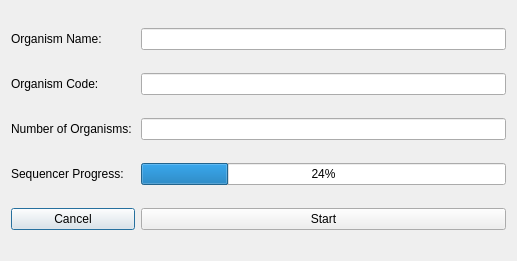
<?xml version="1.0" encoding="UTF-8"?>
<ui version="4.0">
 <class>Combining_FNA_Files</class>
 <widget class="QDialog" name="Combining_FNA_Files">
  <property name="geometry">
   <rect>
    <x>0</x>
    <y>0</y>
    <width>517</width>
    <height>261</height>
   </rect>
  </property>
  <property name="windowTitle">
   <string>Dialog</string>
  </property>
  <layout class="QGridLayout" name="gridLayout">
   <item row="0" column="0">
    <widget class="QLabel" name="orgNameLabel">
     <property name="text">
      <string>Organism Name:</string>
     </property>
    </widget>
   </item>
   <item row="0" column="1">
    <widget class="QLineEdit" name="orgName_line_edit">
     <property name="toolTip">
      <string>&lt;html&gt;&lt;head/&gt;&lt;body&gt;&lt;p&gt;This will be the organism/genome name in the newly generated CSPR file.&lt;/p&gt;&lt;/body&gt;&lt;/html&gt;</string>
     </property>
    </widget>
   </item>
   <item row="1" column="0">
    <widget class="QLabel" name="cspr_org_code_name">
     <property name="text">
      <string>Organism Code:</string>
     </property>
    </widget>
   </item>
   <item row="1" column="1">
    <widget class="QLineEdit" name="org_code_line_edit">
     <property name="toolTip">
      <string>&lt;html&gt;&lt;head/&gt;&lt;body&gt;&lt;p&gt;This is the organism code to put before the endonuclease, similar to Analyze New Genome&lt;/p&gt;&lt;/body&gt;&lt;/html&gt;</string>
     </property>
    </widget>
   </item>
   <item row="2" column="0">
    <widget class="QLabel" name="label_2">
     <property name="text">
      <string>Number of Organisms: </string>
     </property>
    </widget>
   </item>
   <item row="2" column="1">
    <widget class="QLineEdit" name="orgNum_lineEdit">
     <property name="toolTip">
      <string>&lt;html&gt;&lt;head/&gt;&lt;body&gt;&lt;p&gt;This is the number of Organisms you want to do population analysis on.&lt;br/&gt;&lt;br/&gt;IE: if population analysis is being run on 5 organisms, this number is set to 5.&lt;/p&gt;&lt;/body&gt;&lt;/html&gt;</string>
     </property>
    </widget>
   </item>
   <item row="3" column="0">
    <widget class="QLabel" name="label">
     <property name="text">
      <string>Sequencer Progress:</string>
     </property>
    </widget>
   </item>
   <item row="3" column="1">
    <widget class="QProgressBar" name="sequencer_prog_bar">
     <property name="value">
      <number>24</number>
     </property>
    </widget>
   </item>
   <item row="4" column="0">
    <widget class="QPushButton" name="cancel_button">
     <property name="text">
      <string>Cancel</string>
     </property>
    </widget>
   </item>
   <item row="4" column="1">
    <widget class="QPushButton" name="start_button">
     <property name="toolTip">
      <string>&lt;html&gt;&lt;head/&gt;&lt;body&gt;&lt;p&gt;This function will take the FNA/Fasta files selected, concatontate them into one. Then it will run the New Genome sequencer algorithm on it, creating a new CSPR file with all of those FNA/Fasta files. Then it will run the analysis algorithm to pull the Population Analysis data out.&lt;/p&gt;&lt;/body&gt;&lt;/html&gt;</string>
     </property>
     <property name="text">
      <string>Start</string>
     </property>
    </widget>
   </item>
  </layout>
 </widget>
 <resources/>
 <connections/>
</ui>
